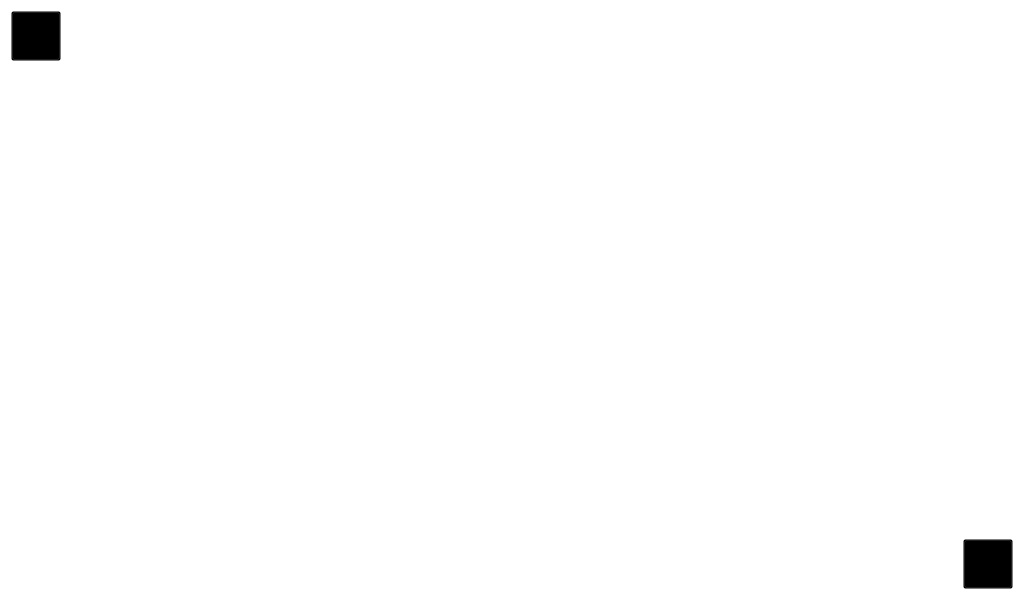
<?xml version="1.0" encoding="UTF-8"?>
<ui version="4.0">
 <class>MainWindow</class>
 <widget class="QMainWindow" name="MainWindow">
  <property name="geometry">
   <rect>
    <x>0</x>
    <y>0</y>
    <width>1024</width>
    <height>600</height>
   </rect>
  </property>
  <property name="sizePolicy">
   <sizepolicy hsizetype="Expanding" vsizetype="Expanding">
    <horstretch>0</horstretch>
    <verstretch>0</verstretch>
   </sizepolicy>
  </property>
  <property name="font">
   <font>
    <family>Noto Sans CJK SC</family>
   </font>
  </property>
  <property name="windowTitle">
   <string>MainWindow</string>
  </property>
  <property name="styleSheet">
   <string notr="true">background-color: rgb(255, 255, 255);
</string>
  </property>
  <widget class="QWidget" name="centralWidget">
   <property name="font">
    <font>
     <pointsize>18</pointsize>
    </font>
   </property>
   <property name="styleSheet">
    <string notr="true">background-color: rgb(255, 255, 255);
</string>
   </property>
   <layout class="QVBoxLayout" name="verticalLayout_2">
    <item>
     <layout class="QVBoxLayout" name="verticalLayout">
      <item alignment="Qt::AlignLeft">
       <widget class="QPushButton" name="pushButton_back">
        <property name="minimumSize">
         <size>
          <width>50</width>
          <height>50</height>
         </size>
        </property>
        <property name="font">
         <font>
          <family>Noto Sans CJK SC</family>
         </font>
        </property>
        <property name="styleSheet">
         <string notr="true">background-color: transparent;
border-image: url(:/backhome.png);</string>
        </property>
        <property name="text">
         <string/>
        </property>
       </widget>
      </item>
      <item>
       <widget class="QListWidget" name="listWidget">
        <property name="font">
         <font>
          <family>Noto Sans CJK SC</family>
          <pointsize>14</pointsize>
         </font>
        </property>
        <property name="styleSheet">
         <string notr="true">QListWidget {
    border: none; /* 移除边框 */
}
QListWidget::item {
    background-color: #ffffff;
    padding: 15px;
    border-bottom: none;
}

QListWidget::item:selected {
    background-color: #e1f5fe;
}

QPushButton {
    background-color: #03a9f4;
    color: #ffffff;
    padding: 8px 16px;
    border: none;
    border-radius: 4px;
}

QPushButton:hover {
    background-color: #0288d1;
}
QListWidget:focus
{
    outline: 0px;
}
</string>
        </property>
       </widget>
      </item>
      <item alignment="Qt::AlignRight">
       <widget class="QPushButton" name="pushButton_sendmessage">
        <property name="minimumSize">
         <size>
          <width>50</width>
          <height>50</height>
         </size>
        </property>
        <property name="font">
         <font>
          <family>Noto Sans CJK SC</family>
          <pointsize>12</pointsize>
         </font>
        </property>
        <property name="styleSheet">
         <string notr="true">background-color: transparent;
border-image: url(:/new.png);</string>
        </property>
        <property name="text">
         <string/>
        </property>
       </widget>
      </item>
     </layout>
    </item>
   </layout>
  </widget>
 </widget>
 <layoutdefault spacing="6" margin="11"/>
 <resources/>
 <connections/>
</ui>
